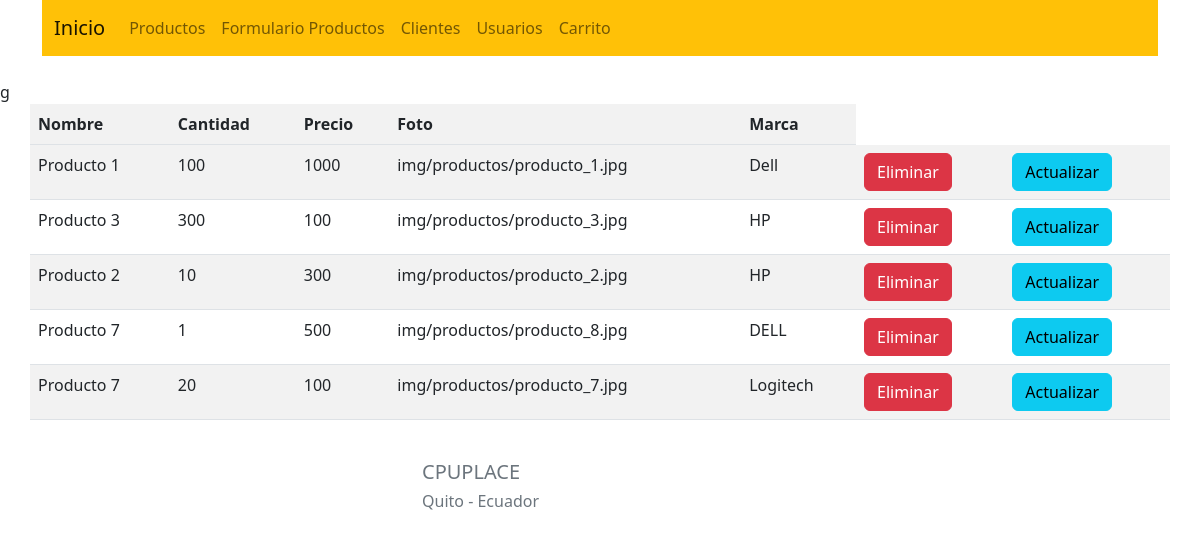
The page /administrador/productos.php on the database its author committed.
### tables this page shows
CREATE TABLE `productos` (
  `id` int(11) NOT NULL,
  `nombre` varchar(50) DEFAULT NULL,
  `cantidad` int(11) DEFAULT NULL,
  `precio` decimal(10,0) DEFAULT NULL,
  `Foto` varchar(200) DEFAULT NULL,
  `marca` varchar(30) DEFAULT NULL,
  `descripcion` varchar(350) DEFAULT NULL
);

### administrador/productos.php (the view, shortened to what this page needs)
<?php
include "plantillas/head2.php";
include "conn.php";
$sql = "select * from productos";
$result = mysqli_query($conn, $sql);
?>
<div class="container">
    <div class="row">
        <table class="table table-striped">
            <thread>
                <tr>
                    <th scape="col">Nombre</th>
                    <th scape="col">Cantidad</th>
                    <th scape="col">Precio</th>
                    <th scape="col">Foto</th>
                    <th scape="col">Marca</th>
                </tr>
            </thread>
            <tbody>
                <?php
                while ($row = mysqli_fetch_assoc($result)) {
                ?>
                    <tr>
                        <td><?php echo $row['nombre'] ?></td>
                        <td><?php echo $row['cantidad'] ?></td>
                        <td><?php echo $row['precio'] ?></td>
                        <td><?php echo $row['Foto'] ?></td>
                        <td><?php echo $row['marca'] ?></td>
                        <td>
                            <form action="crud/productos_crud.php" method="POST">
                                <button type="submit" class="btn btn-danger" name="Enviar" value="Eliminar">Eliminar</button>
                            </form>
                        </td>
                        <td>
                            <form action="formularioProductos.php" method="POST">
                                <button type="submit" class="btn btn-info" name="Enviar" value="Actualizar">Actualizar</button>
                            </form>
                        </td>
                    <?php
                }
                    ?>
            </tbody>
        </table>
    </div>
</div>
<?php
include "plantillas/footer.php";
?>

### rows shown on the page
productos: nombre "Producto 1", cantidad "100", precio "1000", Foto "img/productos/producto_1.jpg", marca "Dell"
productos: nombre "Producto 3", cantidad "300", precio "100", Foto "img/productos/producto_3.jpg", marca "HP"
productos: nombre "Producto 2", cantidad "10", precio "300", Foto "img/productos/producto_2.jpg", marca "HP"
productos: nombre "Producto 7", cantidad "1", precio "500", Foto "img/productos/producto_8.jpg", marca "DELL"
productos: nombre "Producto 7", cantidad "20", precio "100", Foto "img/productos/producto_7.jpg", marca "Logitech"
